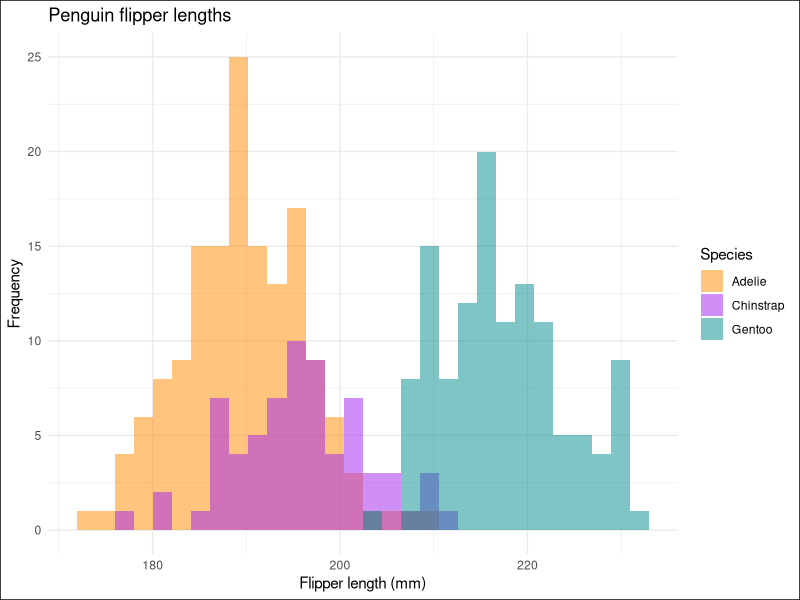

The R script that drew this image:
#| title: "Penguin Distributions"
#| dataset-name: "palmerpenguins::penguins"
#| colours: "`c('darkorange','purple','cyan4')`"
#| description: "The `palmerpenguins` dataset is one of the most famous in modern R programming. Data were collected and made available by [Dr. Kristen Gorman](https://www.uaf.edu/cfos/people/faculty/detail/kristen-gorman.php) and the [Palmer Station, Antarctica LTER](https://pallter.marine.rutgers.edu/), a member of the [Long Term Ecological Research Network](https://lternet.edu/). The original data is available [here](https://allisonhorst.github.io/palmerpenguins/)."

library(ggplot2)
library(palmerpenguins)

flipper_hist <- ggplot(data = penguins, aes(x = flipper_length_mm)) +
  geom_histogram(aes(fill = species), 
                 alpha = 0.5, 
                 position = "identity") +
  scale_fill_manual(values = c("darkorange","purple","cyan4")) +
  theme_minimal() +
  theme(plot.background = element_rect(fill = "white")) +
  labs(x = "Flipper length (mm)",
       y = "Frequency",
       title = "Penguin flipper lengths",
       fill = "Species")

print(flipper_hist)
